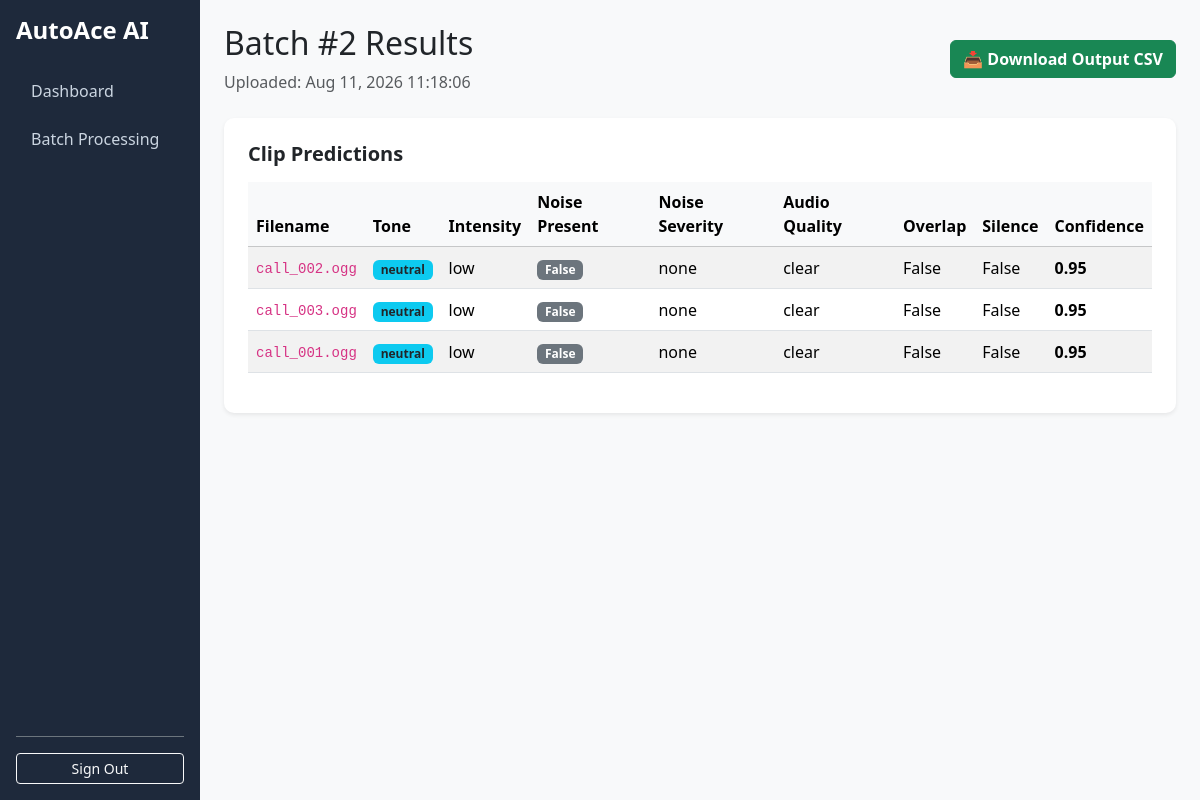
The app's page /batches/2/ (signed in) with its own data.
### audio_analytics/models.py (models this page shows, shortened)
class BatchUpload(models.Model):
    class Status(models.TextChoices):
        PENDING = 'pending', 'Pending'
        PROCESSING = 'processing', 'Processing'
        COMPLETED = 'completed', 'Completed'
        FAILED = 'failed', 'Failed'
    zip_file = models.FileField(upload_to='batches/')
    uploaded_at = models.DateTimeField(auto_now_add=True)
    status = models.CharField(
        max_length=20,
        choices=Status.choices,
        default=Status.PENDING
    )
    error_message = models.TextField(blank=True, null=True)
    metrics_json = models.TextField(blank=True, null=True)  # Stores F1, Accuracy, and Confusion Matrix

class AudioAnalysis(models.Model):
    class EmotionalTone(models.TextChoices):
        NEUTRAL = 'neutral', 'Neutral'
        SATISFIED = 'satisfied', 'Satisfied'
        FRUSTRATED = 'frustrated', 'Frustrated'
        UPSET = 'upset', 'Upset'
        DISTRESSED = 'distressed', 'Distressed'
    class EmotionalIntensity(models.TextChoices):
        LOW = 'low', 'Low'
        MEDIUM = 'medium', 'Medium'
        HIGH = 'high', 'High'
    class BackgroundNoiseSeverity(models.TextChoices):
        NONE = 'none', 'None'
        LOW = 'low', 'Low'
        MEDIUM = 'medium', 'Medium'
        HIGH = 'high', 'High'
    class AudioQuality(models.TextChoices):
        CLEAR = 'clear', 'Clear'
        SLIGHTLY_IMPAIRED = 'slightly_impaired', 'Slightly Impaired'
        SEVERELY_IMPAIRED = 'severely_impaired', 'Severely Impaired'
    class ProcessingStatus(models.TextChoices):
        PENDING = 'pending', 'Pending'
        SUCCESS = 'success', 'Success'
        FAILED = 'failed', 'Failed'
    batch = models.ForeignKey(
        BatchUpload,
        related_name='analyses',
        on_delete=models.CASCADE,
        null=True,
        blank=True
    )
    filename = models.CharField(max_length=255)
    audio_file = models.FileField(upload_to='audio_clips/', blank=True, null=True)
    status = models.CharField(
        max_length=20,
        choices=ProcessingStatus.choices,
        default=ProcessingStatus.PENDING
    )
    error_details = models.TextField(blank=True, default='')
    emotional_tone = models.CharField(
        max_length=20,
        choices=EmotionalTone.choices,
        blank=True, null=True
    )
    emotional_intensity = models.CharField(
        max_length=10,
        choices=EmotionalIntensity.choices,
        blank=True, null=True
    )
    background_noise_present = models.BooleanField(default=False)
    background_noise_type = models.CharField(max_length=255, blank=True, default='')
    background_noise_severity = models.CharField(
        max_length=10,
        choices=BackgroundNoiseSeverity.choices,
        default=BackgroundNoiseSeverity.NONE
    )
    audio_quality = models.CharField(
        max_length=20,
        choices=AudioQuality.choices,
        blank=True, null=True
    )
    speaker_overlap_present = models.BooleanField(default=False)
    long_silence_present = models.BooleanField(default=False)
    confidence = models.FloatField(
        validators=[MinValueValidator(0.0), MaxValueValidator(1.0)],
        null=True,
        blank=True
    )
    created_at = models.DateTimeField(auto_now_add=True)

### audio_analytics/views.py (the view)
# urls.py: path('batches/<int:pk>/', BatchDetailView.as_view(), name='batch_detail'),
class BatchDetailView(LoginRequiredMixin, DetailView):
    model = BatchUpload
    template_name = "audio_analytics/batch_detail.html"
    context_object_name = "batch"
    def get_context_data(self, **kwargs):
        context = super().get_context_data(**kwargs)
        context["analyses"] = self.object.analyses.all()
        context["metrics"] = json.loads(self.object.metrics_json) if getattr(self.object, "metrics_json", None) else None
        return context

### audio_analytics/templates/audio_analytics/batch_detail.html (shortened to what this page needs)
{% extends 'audio_analytics/base.html' %}
{% block content %}
<div class="d-flex justify-content-between align-items-center mb-4">
    <div>
        <h2>Batch #{{ batch.id }} Results</h2>
        <span class="text-muted">Uploaded: {{ batch.uploaded_at|date:"M d, Y H:i:s" }}</span>
    </div>
    <a href="{% url 'batch_export' batch.pk %}" class="btn btn-success fw-bold">
        📥 Download Output CSV
    </a>
</div>
<div class="card card-custom">
    <div class="card-body p-4">
        <h5 class="card-title fw-bold mb-3">Clip Predictions</h5>
        <div class="table-responsive">
            <table class="table table-striped align-middle">
                <thead class="table-light">
                    <tr>
                        <th>Filename</th>
                        <th>Tone</th>
                        <th>Intensity</th>
                        <th>Noise Present</th>
                        <th>Noise Severity</th>
                        <th>Audio Quality</th>
                        <th>Overlap</th>
                        <th>Silence</th>
                        <th>Confidence</th>
                    </tr>
                </thead>
                <tbody>
                    {% for analysis in analyses %}
                    <tr>
                        <td><code>{{ analysis.filename }}</code></td>
                        <td><span class="badge bg-info text-dark">{{ analysis.emotional_tone|default:"-" }}</span></td>
                        <td>{{ analysis.emotional_intensity|default:"-" }}</td>
                        <td>
                            {% if analysis.background_noise_present %}
                            <span class="badge bg-warning text-dark">True</span>
                            {% else %}
                            <span class="badge bg-secondary">False</span>
                            {% endif %}
                        </td>
                        <td>{{ analysis.background_noise_severity }}</td>
                        <td>{{ analysis.audio_quality|default:"-" }}</td>
                        <td>{{ analysis.speaker_overlap_present }}</td>
                        <td>{{ analysis.long_silence_present }}</td>
                        <td><strong>{{ analysis.confidence|default:"0.0" }}</strong></td>
                    </tr>
                    {% empty %}
                    <tr><td colspan="9" class="text-center text-muted">No individual file records processed.</td></tr>
                    {% endfor %}
                </tbody>
            </table>
        </div>
    </div>
</div>
{% endblock %}

### audio_analytics/templates/audio_analytics/base.html (style rules this page uses)
body { background-color: #f8f9fa; }
.card-custom { border: none; border-radius: 10px; box-shadow: 0 0.125rem 0.25rem rgba(0,0,0,0.075); }

### records on screen
BatchUpload: id "2", uploaded_at "Aug 11, 2026 11:18:06"
AudioAnalysis: filename "call_002.ogg", emotional_tone "neutral", emotional_intensity "low", background_noise_present "False", background_noise_severity "none", audio_quality "clear", speaker_overlap_present "False", long_silence_present "False", confidence "0.95"
AudioAnalysis: filename "call_003.ogg", emotional_tone "neutral", emotional_intensity "low", background_noise_present "False", background_noise_severity "none", audio_quality "clear", speaker_overlap_present "False", long_silence_present "False", confidence "0.95"
AudioAnalysis: filename "call_001.ogg", emotional_tone "neutral", emotional_intensity "low", background_noise_present "False", background_noise_severity "none", audio_quality "clear", speaker_overlap_present "False", long_silence_present "False", confidence "0.95"
